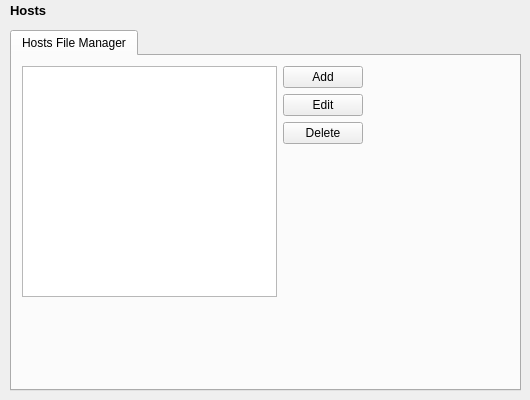
   <widget class="QWidget" name="hosts">
    <widget class="QLabel" name="label_hosts">
     <property name="geometry">
      <rect>
       <x>10</x>
       <y>0</y>
       <width>141</width>
       <height>21</height>
      </rect>
     </property>
     <property name="font">
      <font>
       <pointsize>10</pointsize>
       <weight>75</weight>
       <bold>true</bold>
      </font>
     </property>
     <property name="text">
      <string>Hosts</string>
     </property>
    </widget>
    <widget class="QTabWidget" name="tabWidget_hosts">
     <property name="geometry">
      <rect>
       <x>10</x>
       <y>30</y>
       <width>511</width>
       <height>361</height>
      </rect>
     </property>
     <property name="currentIndex">
      <number>0</number>
     </property>
     <widget class="QWidget" name="hosts_tab_1">
      <attribute name="title">
       <string>Hosts File Manager</string>
      </attribute>
      <widget class="QWidget" name="gridLayoutWidget_7">
       <property name="geometry">
        <rect>
         <x>10</x>
         <y>10</y>
         <width>341</width>
         <height>231</height>
        </rect>
       </property>
       <layout class="QGridLayout" name="gridLayout_18">
        <item row="1" column="3">
         <widget class="QPushButton" name="pushButton">
          <property name="text">
           <string>Add</string>
          </property>
         </widget>
        </item>
        <item row="2" column="3">
         <widget class="QPushButton" name="pushButton_2">
          <property name="text">
           <string>Edit</string>
          </property>
         </widget>
        </item>
        <item row="1" column="0" rowspan="4" colspan="3">
         <widget class="QTableView" name="Hosts_tableView"/>
        </item>
        <item row="3" column="3">
         <widget class="QPushButton" name="pushButton_3">
          <property name="text">
           <string>Delete</string>
          </property>
         </widget>
        </item>
       </layout>
      </widget>
     </widget>
    </widget>
   </widget>
